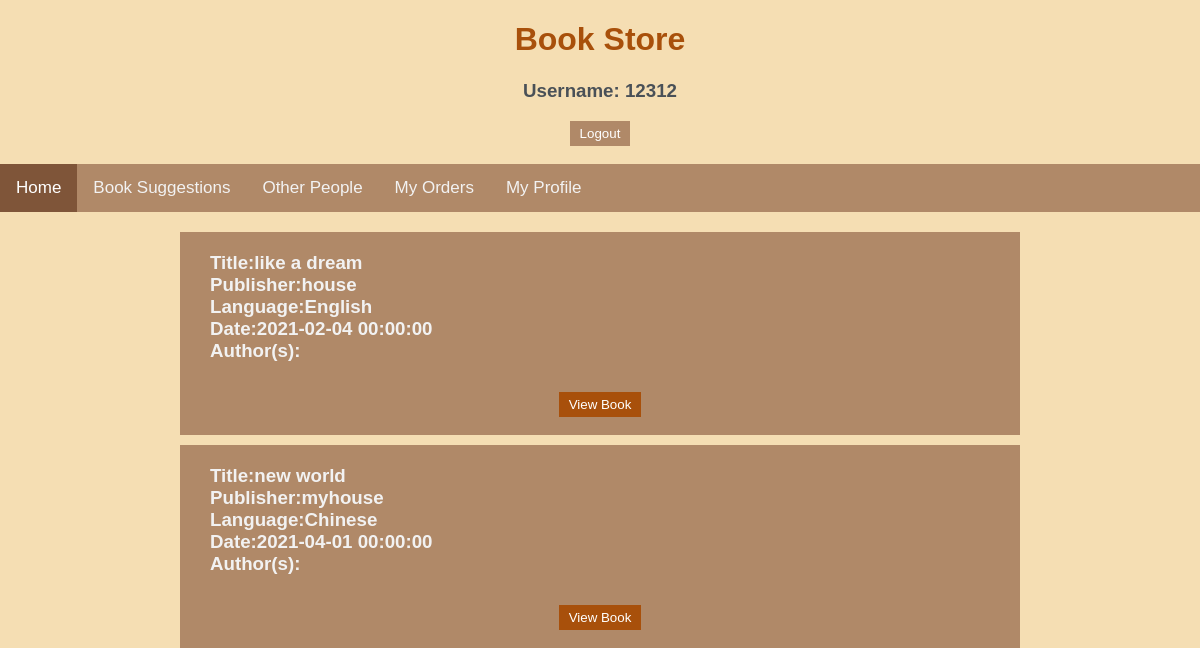
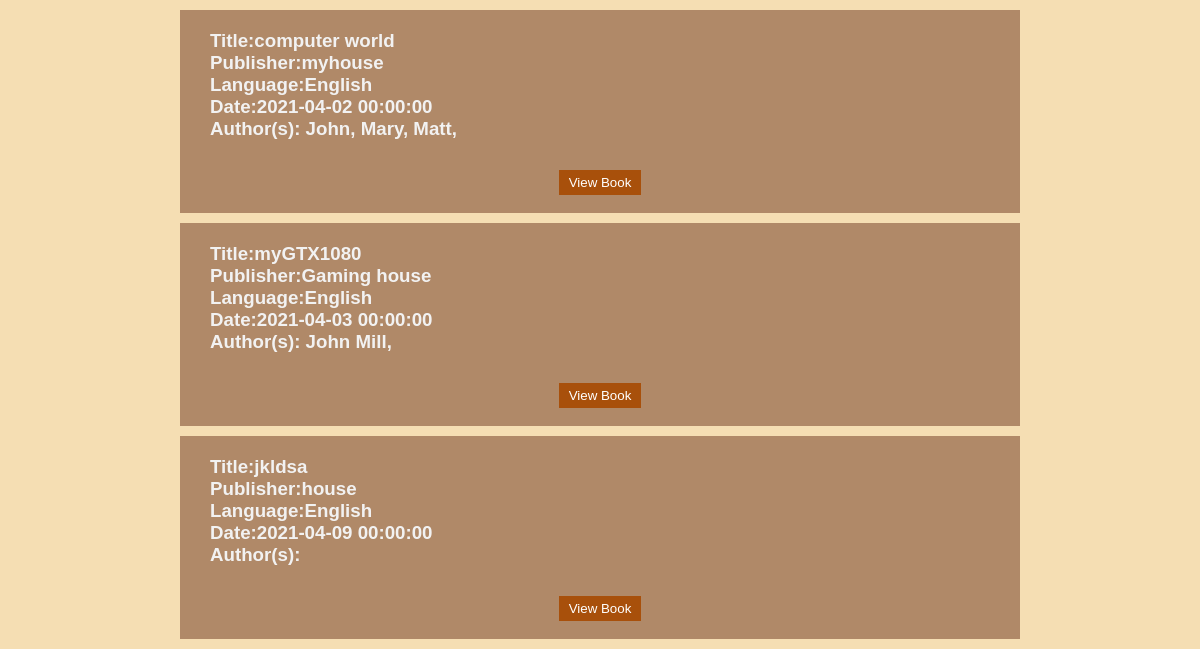
/main/12312, run on an earlier commit of the app's database (2 pictures, top to bottom).
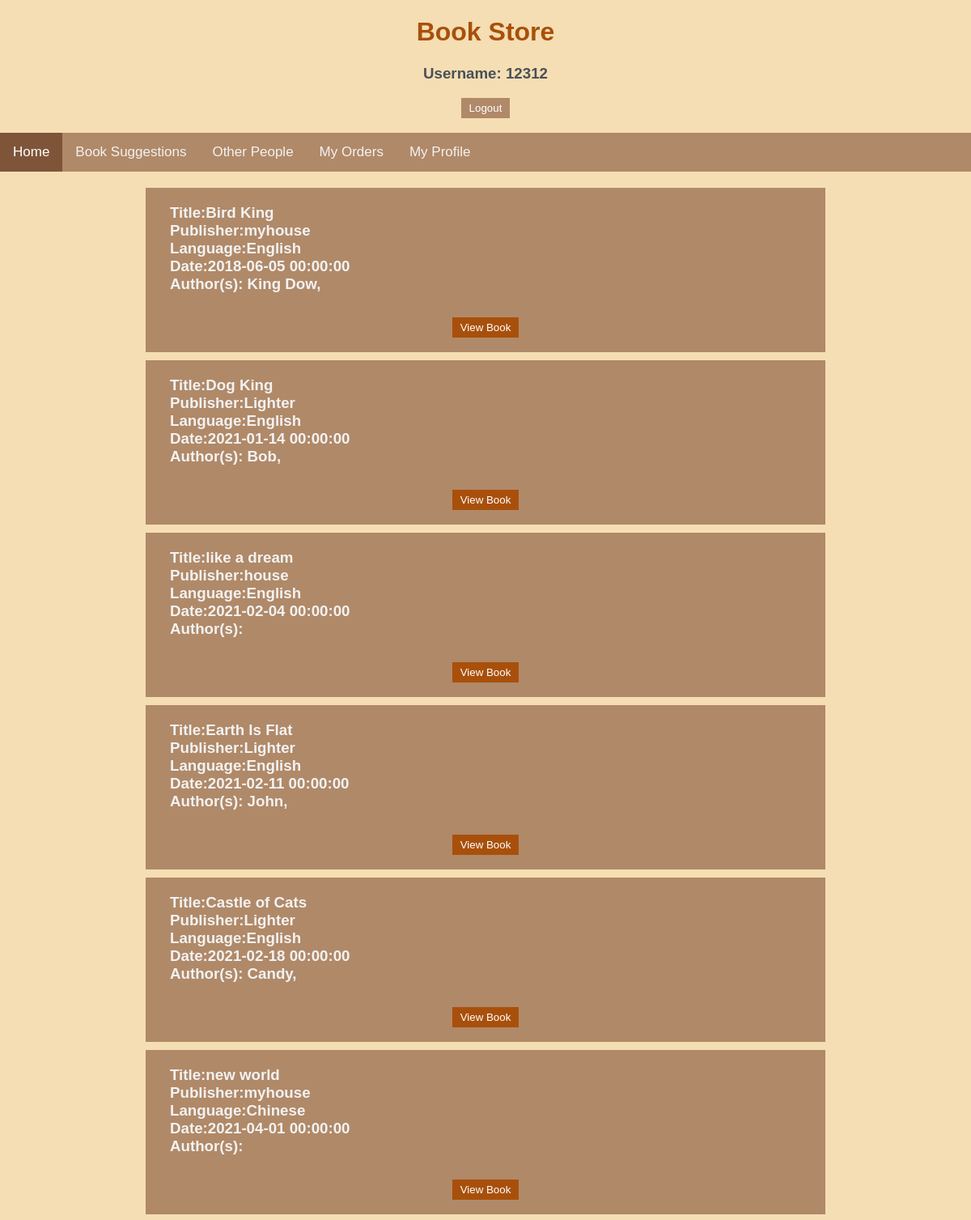
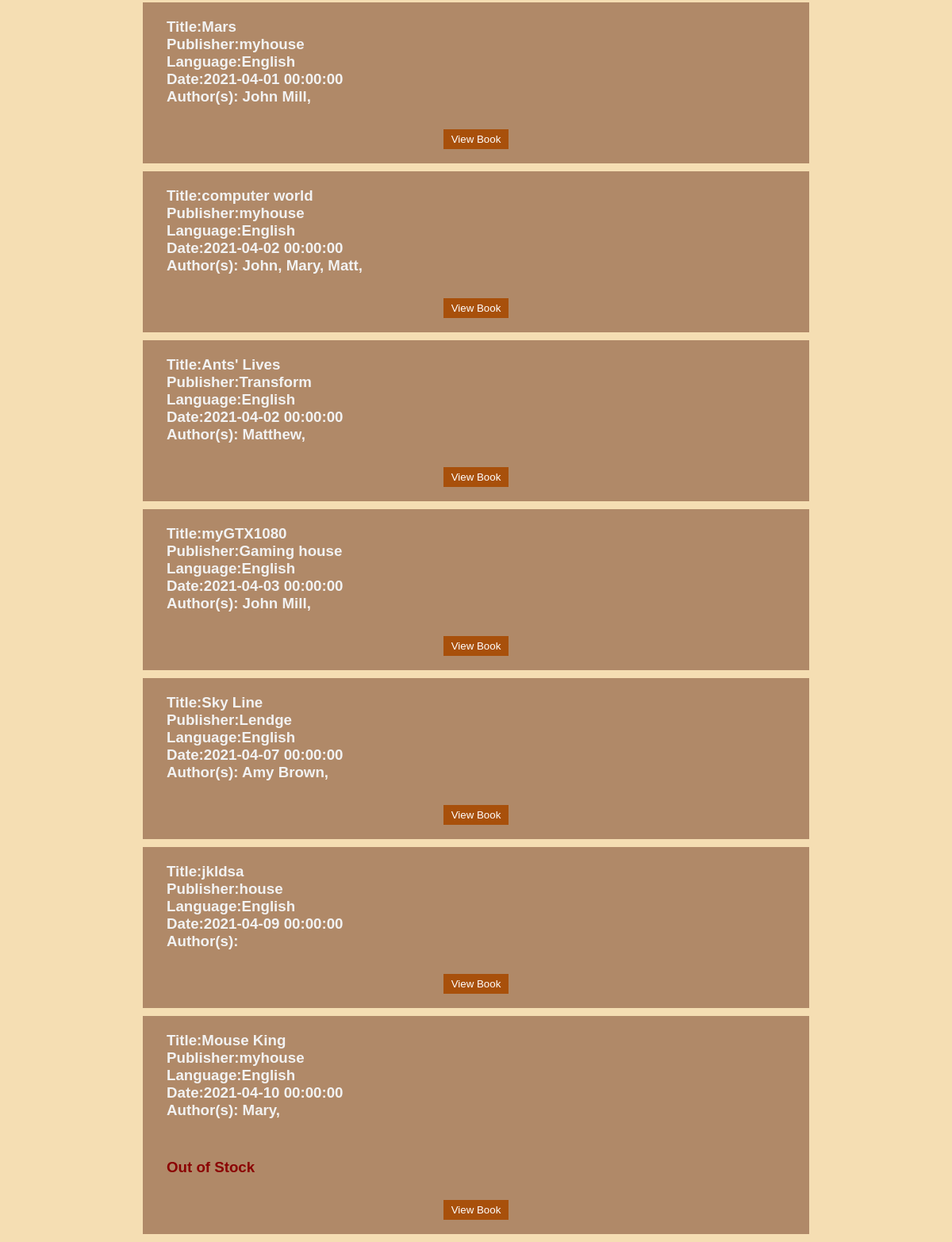
And on a later commit of the database (2 pictures, top to bottom).
### app.py (models this page shows)
class Book(db.Model):
    ISBN = db.Column(db.Integer,nullable=False,primary_key=True)
    title = db.Column(db.String(30),nullable=False)
    page = db.Column(db.Integer)
    date = db.Column(db.DateTime,nullable=False, default=datetime.utcnow)
    publisher = db.Column(db.String(30), nullable=False)
    language = db.Column(db.String(30),nullable=False,default="English")
    stock = db.Column(db.Integer,nullable=False)
    price = db.Column(db.Float,nullable=False)

class Author(db.Model):
    __tablename__ = 'Author'
    name = db.Column(db.String(30),nullable=False)
    ISBN = db.Column(db.Integer,db.ForeignKey('book.ISBN', ondelete='CASCADE'),nullable=False)
    __table_args__ = (
    db.PrimaryKeyConstraint(
        name, ISBN,
        ),
    )

### app.py (the view)
@app.route('/main/<id>')
def main(id):
    username=id
    authors=Author.query.all()
    books=Book.query.order_by(Book.date).all()
    return render_template('main.html',allbook=books,allAuthors=authors,user=username)

### templates/main.html (shortened to what this page needs)
{% extends "base.html" %}
{% block body %}
<h1 id="top">Book Store</h1>
<h3 id="top">Username: {{user}}</h3>
<div class="toIndex"><form action='/' ><input class="button" type="submit" value="Logout"></form></div><br>
<div class="topnav">
    <a class="active" href="/main/{{user}}">Home</a>
    <a href="/">Book Suggestions</a>
    <a href="/alluser/{{user}}">Other People</a>
    <a href="/orderInfo/{{user}}">My Orders</a>
    <a href="/profile/{{user}}">My Profile</a>
</div>
<div class="allBook">
    {%for book in allbook%}
        <div class="eachbook">
            <h3 id='eachb'>
                Title:{{book.title}}<br>
                Publisher:{{book.publisher}}<br>
                Language:{{book.language}}<br>
                Date:{{book.date}}<br>
                Author(s):
                    {% for author in allAuthors %}
                        {%if author.ISBN==book.ISBN%}
                            {{author.name}},
                        {%endif%}
                    {%endfor%}<br>
                {%if book.stock==0%}
                    <h3 id='warning'>Out of Stock</h3>
                {%endif%}
            </h3>
            <div class="toIndex"><form action='/oneBook/{{book.ISBN}}/{{user}}'>
            <input class="viewbutton" type="submit" value="View Book"></form>
            </div><br>
        </div>
    {%endfor%}
</div>
{% endblock %}

What changed in the data, as far as the page shows it:
added Book: title "Bird King", publisher "myhouse", language "English", date "2018-06-05 00:00:00"
added Author: name "King Dow", shown under "Bird King"
added Book: title "Dog King", publisher "Lighter", language "English", date "2021-01-14 00:00:00"
added Author: name "Bob", shown under "Dog King"
added Book: title "Earth Is Flat", publisher "Lighter", language "English", date "2021-02-11 00:00:00"
added Author: name "John", shown under "Earth Is Flat"
added Book: title "Castle of Cats", publisher "Lighter", language "English", date "2021-02-18 00:00:00"
added Author: name "Candy", shown under "Castle of Cats"
added Book: title "Mars", publisher "myhouse", language "English", date "2021-04-01 00:00:00"
added Author: name "John Mill", shown under "Mars"
added Book: title "Ants' Lives", publisher "Transform", language "English", date "2021-04-02 00:00:00"
added Author: name "Matthew", shown under "Ants' Lives"
added Book: title "Sky Line", publisher "Lendge", language "English", date "2021-04-07 00:00:00"
added Author: name "Amy Brown", shown under "Sky Line"
added Book: title "Mouse King", publisher "myhouse", language "English", date "2021-04-10 00:00:00", stock "Out of Stock"
added Author: name "Mary", shown under "Mouse King"
